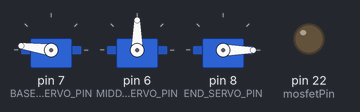
A sketch run on a simulated Arduino Mega 2560, built with avr-gcc and run on an emulated ATmega2560. Parts: 3 × servo, output pins drawn as LEDs (lit = HIGH).

Above: at 0.65 s.
At 2.6 s:
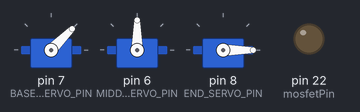
At 7.9 s:
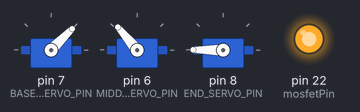
At 13.3 s:
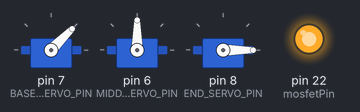
At 17.3 s:
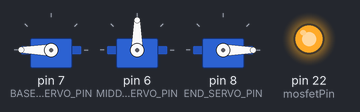
At 22.7 s:
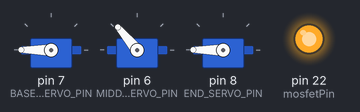
Timing chart, 0 to 29.5 s (numbered marks = the images above):
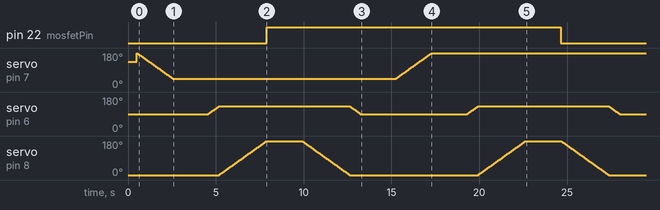

Measured:
- by itself, pin 22 (mosfetPin): LOW → HIGH at 7.9 s, → LOW 16.7 s later

The sketch:

crane.ino
```cpp
#include <Servo.h>

// Define servo pin numbers
#define BASE_SERVO_PIN 7
#define MIDDLE_SERVO_PIN 6
#define END_SERVO_PIN 8
#define mosfetPin 22


// Define servo objects
Servo baseServo;
Servo middleServo;
Servo endServo;

// Define initial angles for servos
int baseAngle = 135;  // 90 degrees (middle position)
int middleAngle = 90;
int endAngle = 0;

void moveCraneDown() {
 for (int angle = 90; angle <= 130; angle++) {
    middleServo.write(angle); // Move the servo to the current angle
    delay(15); // Adjust this delay as needed for the desired speed of rotation
  }
  // Rotate the servo from 0 to 180 degrees
  for (int angle = 0; angle <= 180; angle++) {
    endServo.write(angle); // Move the servo to the current angle
    delay(15); // Adjust this delay as needed for the desired speed of rotation
  }


}

void moveCraneUp() {
  for (int angle = 180; angle >= 0; angle--) {
    endServo.write(angle); // Move the servo to the current angle
    delay(15); // Adjust this delay as needed for the desired speed of rotation
  }

  for (int angle = 130; angle >= 90; angle--) {
    middleServo.write(angle); // Move the servo to the current angle
    delay(15); // Adjust this delay as needed for the desired speed of rotation
  }
  // Rotate the servo from 0 to 180 degrees

}
 void moveCraneRight() {
  for (int angle = 45; angle <= 180; angle++) {
    baseServo.write(angle); // Move the servo to the current angle
    delay(15); // Adjust this delay as needed for the desired speed of rotation
  }
 }

 void moveCraneLeft() {
  for (int angle = 180; angle >= 45; angle--) {
    baseServo.write(angle); // Move the servo to the current angle
    delay(15); // Adjust this delay as needed for the desired speed of rotation
  }
 }

 void takeOrder(){
 moveCraneLeft();
 delay(2000);
 moveCraneDown();
  digitalWrite(mosfetPin, HIGH);
 delay(2000);
 moveCraneUp();
 delay(2000);


}
 void giveOrder(){
  moveCraneRight();
  delay(2000);
  moveCraneDown();
  delay(2000);
    digitalWrite(mosfetPin, LOW);

  moveCraneUp();
  delay(2000);

 }


// Define function to move the crane parts
void moveCrane(int base, int middle, int end) {
  baseServo.write(base);
  middleServo.write(middle);
  endServo.write(end);
  delay(500); // Delay to allow the servos to reach the desired position
}

void setup() {
  // Attach servos to pins
    pinMode(mosfetPin, OUTPUT);

  baseServo.attach(BASE_SERVO_PIN);
  middleServo.attach(MIDDLE_SERVO_PIN);
  endServo.attach(END_SERVO_PIN);

  // Move crane to initial position
  moveCrane(baseAngle, middleAngle, endAngle);

    Serial.begin(9600);

}

int x = 0;

void loop() {

  if (x == 0) {
    takeOrder();

    giveOrder();

    // Turn on the electromagnet


  // Turn off the electromagnet
  digitalWrite(mosfetPin, LOW);
  delay(5000); // Wait for 5 seconds

    x = 1;
  }


  // Move crane forward
 /*
  moveCrane(180, 90, 90); // Move base to 180 degrees, middle to 90 degrees, end to 90 degrees
  delay(2000); // Wait for 2 seconds

  moveCrane(180, 135, 45); // Move base to 180 degrees, middle to 135 degrees, end to 45 degrees
  delay(2000); // Wait for 2 seconds

  // Move crane backward
  moveCrane(0, 135, 45); // Move base to 0 degrees, middle to 135 degrees, end to 45 degrees
  delay(2000); // Wait for 2 seconds

  moveCrane(0, 90, 90); // Move base to 0 degrees, middle to 90 degrees, end to 90 degrees
  delay(2000); // Wait for 2 seconds
  */
}
```
